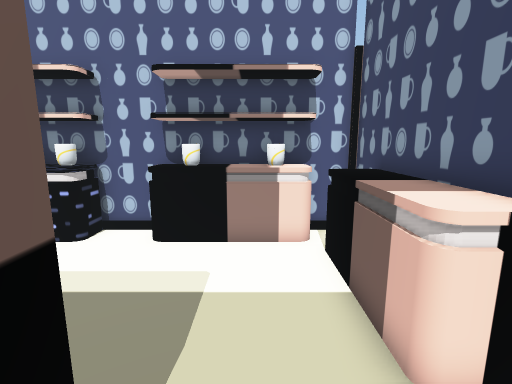
[1] (above)

12 first-person views from a walk through a 3-D level made in the Unity game engine. The camera is 1.5 m above the floor, tilts 10° down and sees 85° across. The floor is counted in squares, 0.5 m on a side. Each view is taken from the middle of a square. On the plan, view 1 faces up. The plan holds only what a view shows up to about 20 squares ahead; the rest is blank. Some animated figures are not drawn.

[2]
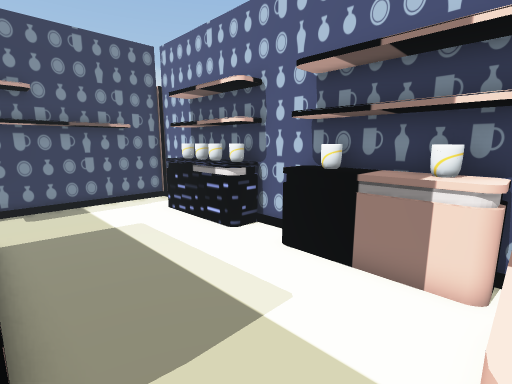

[3]
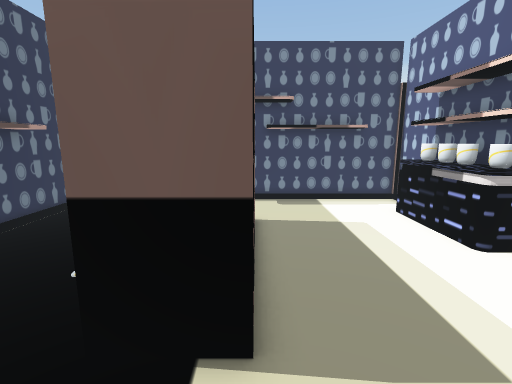

[4]
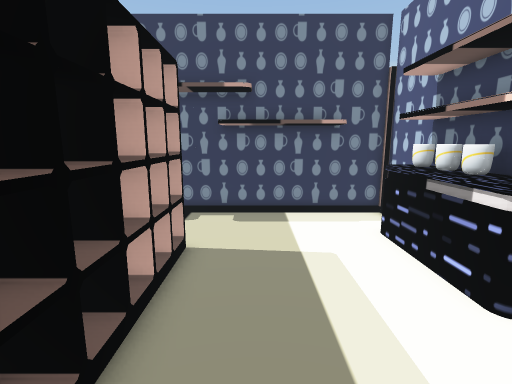

[5]
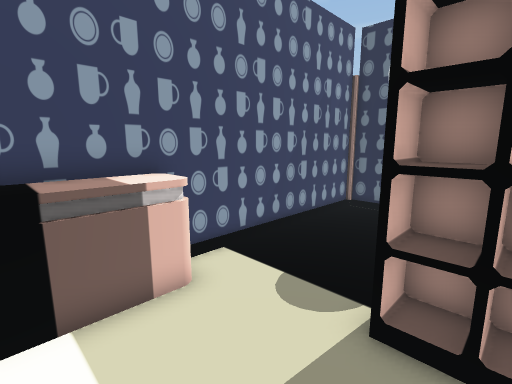

[6]
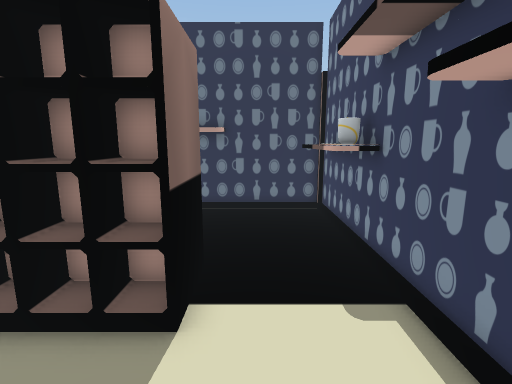

[7]
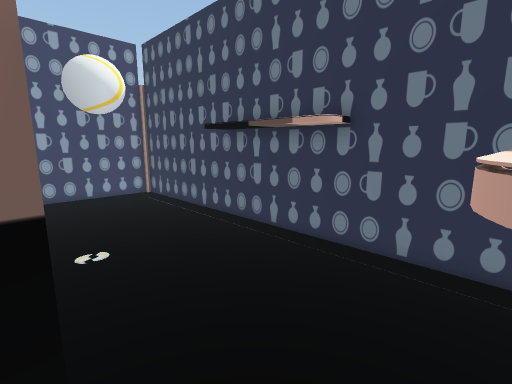

[8]
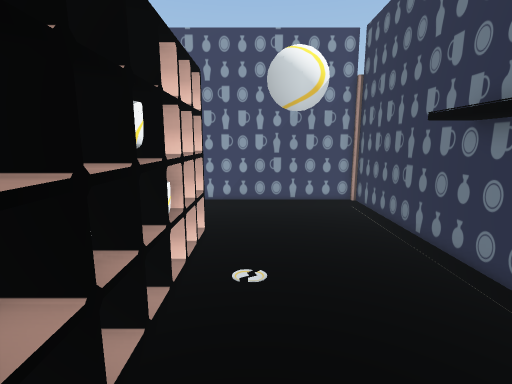

[9]
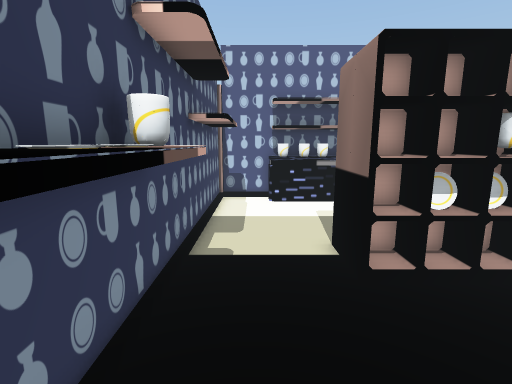

[10]
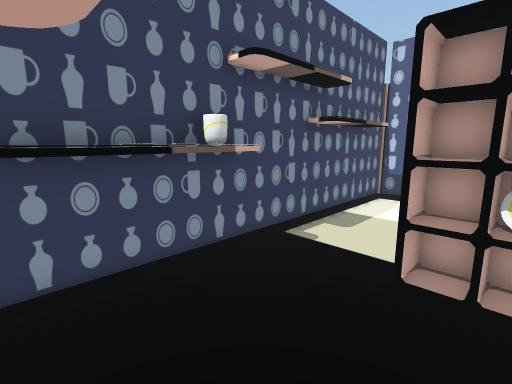

[11]
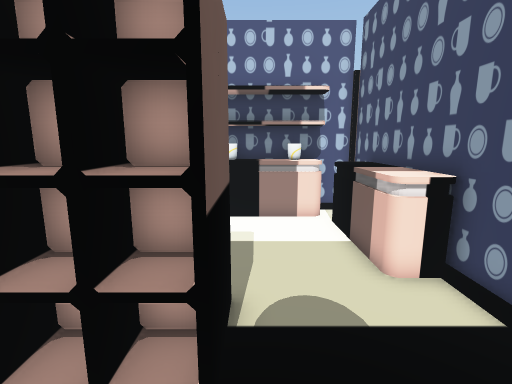

[12]
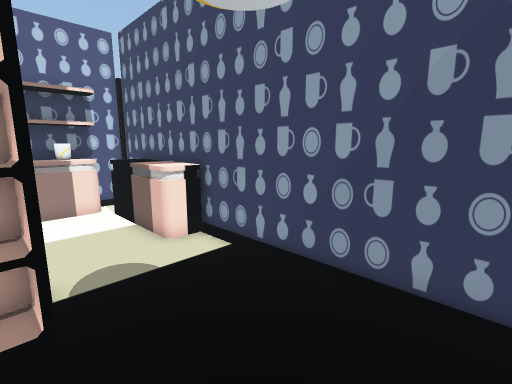

### Floor plan
Points are (right, up) in squares from view 1. A wall is a line through its corners. A room is listed if a view was taken in it or the views show most of it. See-through windows are left out.
Room 1 (views 1, 2, 3, 4, 5, 6, 7)
walls: (-8.7, -0.4) (-8.7, 2) (-1.5, 2) (-1.5, -0.4); (3.4, 8.4) (3.4, 9.6) (-13, 9.6) (-13, -0.6); (3.4, -1.6) (3.4, 2.6)
ways out: opening at (-11, 0) to room 2; opening at (1, -0.7) to room 2
objects: other object (-10, 8) to (-5, 9); other object (-10, 9) to (-9, 9); other object (-8, 9); other object (-7, 9); other object (-6, 9); other object (-3, 8) to (2, 9); other object (-2, 9); other object (0, 9) to (1, 9); other object (2, 3) to (3, 8)
Room 2 (views 8, 9, 10, 11, 12)
walls: (-6.4, 0.6) (-6.8, 0.6); (-7, 0.6) (-8.6, 0.6); (-1.5, -0.4) (-8.7, -0.4); (-1.6, 0.6) (-2.8, 0.6); (-13, -5.4) (-13, -6.8) (3.4, -6.8) (3.4, -1.6); (-13, -0.6) (-13, -1.6)
ways out: opening at (-11, 0) to room 1; opening at (1, -0.7) to room 1
objects: shelf (-13, -6) to (-12, -3); other object (-13, -4); other object (-13, -3); other object (-13, -2) to (-12, -2); shelf (-12, -1)

Where each view was taken, in squares from view 1:
view 1: 0 up, 0 right, facing up
view 2: 2 up, 2 right, facing up-left
view 3: 2 up, 2 right, facing left
view 4: 4 up, 1 left, facing left
view 5: 6 up, 3 left, facing down-right
view 6: 6 up, 10 left, facing down
view 7: 0 up, 12 left, facing down-right
view 8: 2 down, 10 left, facing right
view 9: 6 down, 11 left, facing up
view 10: 6 down, 7 left, facing up-left
view 11: 3 down, 1 left, facing up
view 12: 5 down, 2 left, facing up-right
